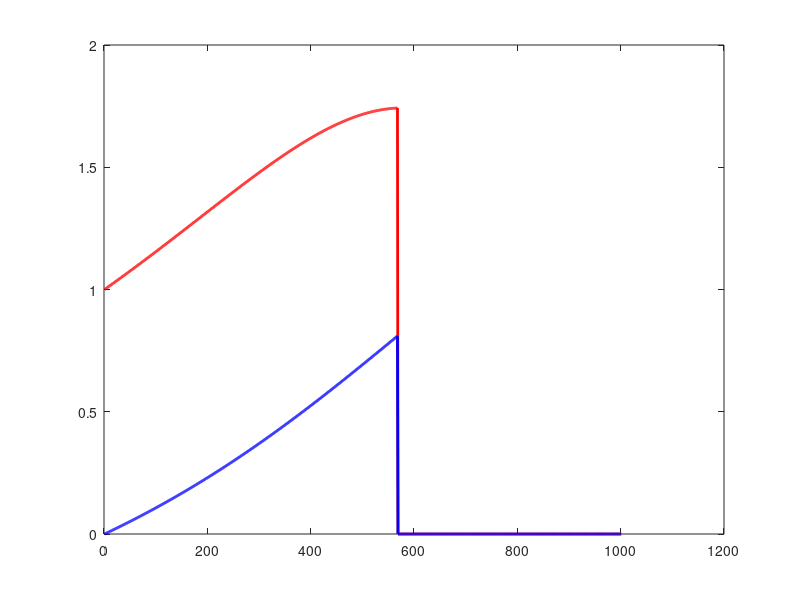

Here is the MATLAB script that generated this plot:
function [] = euler2()
  % Vamos a usar una tolerancia en lugar de escribir los pasos
  
  %f = @( t, y ) -16 * y;
  f = @( t, w, v ) -w + 1.5*v*( 1 - w^2 );
  a = 0; b = 10; h = 0.001; M = 1000; tol = 0.0001;
  w0 = 0; v0 = 1;
  
  W = zeros( 1, M + 1 );
  V = zeros( 1, M + 1 );
  T = zeros( 1, M + 1 );
  T = a: h: b;
  W( 1 ) = w0;
  V( 1 ) = v0;
  norma = 1; k = 1;
  
  while ( norma > tol )
    W( k + 1 ) = W( k ) + h*V( k );
    V( k + 1 ) = V( k ) + h*feval( f, T( k ), W( k ), V( k ) );
    norma = norm( V( k + 1 ) - V( k ), inf );
    k = k + 1;
  endwhile
    
  plot( V, "r", "linewidth", 2 );
  hold on;
  plot( W, "b", "linewidth", 2 );
endfunction

  